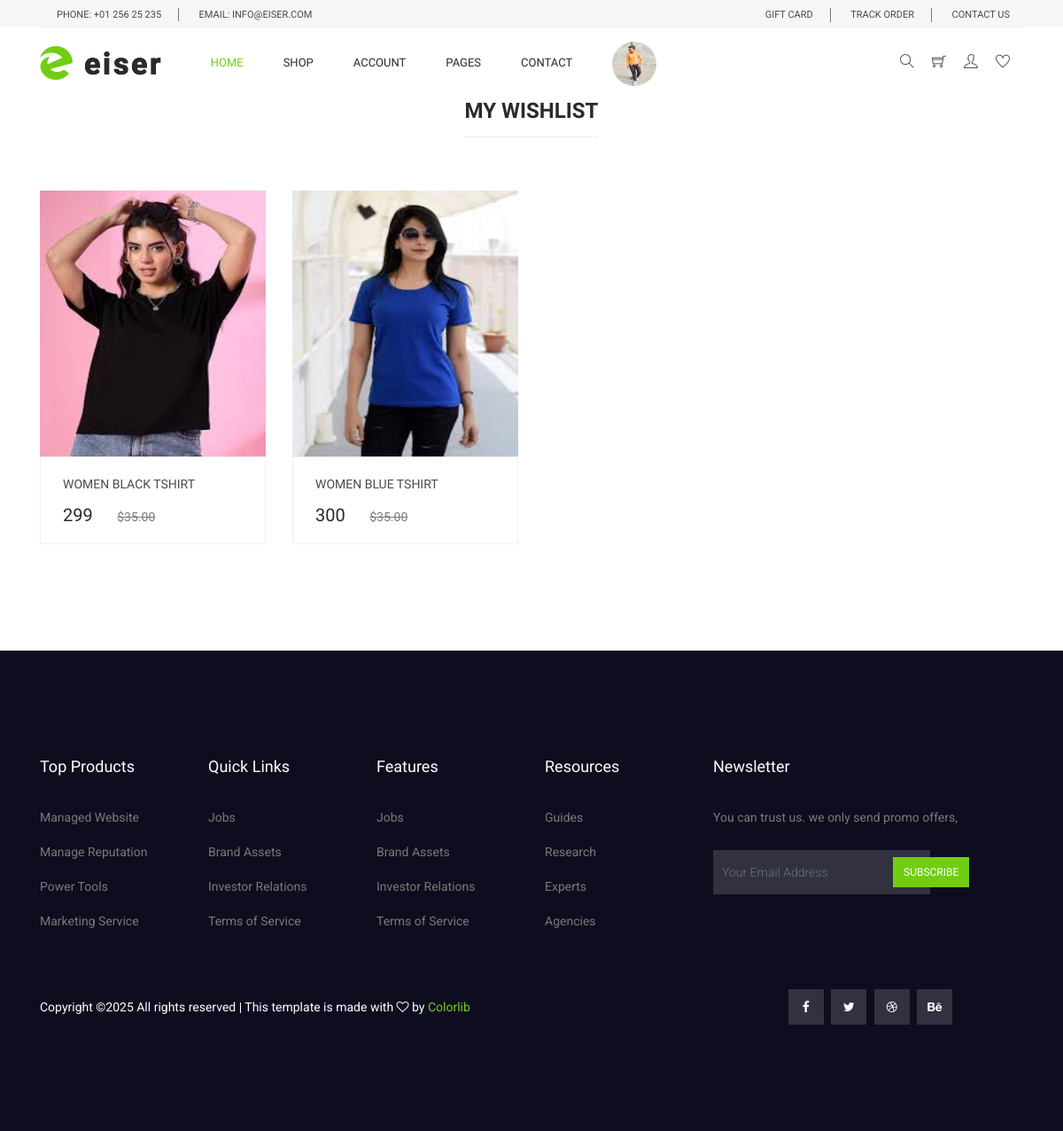
The app's page /wishlist/ (signed in) with its own data.
### myapp/models.py (models this page shows, shortened)
class Wishlist(models.Model):
    user=models.ForeignKey(User,on_delete=models.CASCADE)
    product=models.ForeignKey(Product,on_delete=models.CASCADE)
    time=models.DateTimeField(default=timezone.now)

class Product(models.Model):
        category=(
            ("Men","Men"),
            ("Women","Women"),
            ("Kids","Kids"),
            ("Accessories","Accessories"),
        )
        seller=models.ForeignKey(User,on_delete=models.CASCADE)
        product_category=models.CharField(max_length=100,choices=category)
        product_name=models.CharField(max_length=100)
        product_price=models.PositiveIntegerField()
        product_desc=models.TextField()
        product_image=models.ImageField(upload_to="product_image/")

### myapp/views.py (the view)
# urls.py: path('wishlist/',views.wishlist,name='wishlist'),
def wishlist(request):
    user=User.objects.get(email=request.session['email'])
    wishlists=Wishlist.objects.filter(user=user)
    request.session['wishlist_count']=len(wishlists)
    return render(request, 'wishlist.html',{'wishlists':wishlists})

### myapp/templates/wishlist.html (shortened to what this page needs)
{% extends 'header.html'%}
{% load static %}
{% block content %}
<!DOCTYPE html>
<html lang="en">
<head>
</head>
<body>
  <section class="inspired_product_area section_gap_bottom_custom">
    <div class="container">
      <div class="row justify-content-center">
        <div class="col-lg-12">
          <div class="main_title">
            <h2><span>My wishlist</span></h2>
          </div>
        </div>
      </div>
      <div class="row">
        {% if wishlists %}
        {% for i in wishlists %}
        <div class="col-lg-3 col-md-6">
          <div class="single-product">
            <div class="product-img">
              <img class="img-fluid w-100" src="{{i.product.product_image.url}}" alt=""style="width: 300px;height:300px;" />
            </div>
            <div class="product-btm">
              <a href="#" class="d-block">
                <h4>{{i.product.product_name}}</h4>
              </a>
              <div class="mt-3">
                <span class="mr-4">{{i.product.product_price}}</span>
                <del>$35.00</del>
              </div>
            </div>
          </div>
        </div>
        {% endfor %}
        {% else %}
           <h1> No product In wishlist </h1>
        {% endif %}
      </div>
    </div>
  </section>
</body>
</html>
{% endblock %}

### myapp/static/css/style.css (style rules this page uses)
body { line-height:24px;font-size:14px;font-family:"Roboto",sans-serif;font-weight:normal;color:#797979 }
h1,h2,h3,h4,h5,h6 { font-family:"Heebo",sans-serif;color:#2a2a2a;font-weight:500 }
del { color:#797979;font-size:14px;font-weight:300;font-family:"Heebo",sans-serif }
a { text-decoration:none;transition:all 0.3s ease-in-out }
.section_gap_bottom_custom { padding-bottom:70px }
.main_title { text-align:center;margin-bottom:75px }
.main_title h2 { font-size:24px;color:#2a2a2a;margin-bottom:30px;font-weight:700;text-transform:uppercase }
.main_title h2 span { position:relative;display:inline-block }
.main_title h2 span:after { content:'';position:absolute;left:0px;bottom:-15px;width:100%;height:1px;background:#ebedee }
h2 { font-size:30px }
h4 { font-size:18px }
.single-product { text-align:center;margin-bottom:50px }
.single-product .product-img { position:relative;overflow:hidden }
.single-product .product-btm { padding:22px 25px 18px;border:1px solid #f0f2f1;text-align:left }
.single-product .product-btm h4 { color:#4a4a4a;font-size:14px;font-weight:400;text-transform:uppercase;margin-bottom:0px;transition:all 300ms linear 0s }
.single-product .product-btm span { font-family:"Heebo",sans-serif;font-size:20px;font-weight:500;line-height:16px;color:#2a2a2a }

### records on screen
Wishlist: product.product_image (picture), product.product_name "WOMEN BLACK TSHIRT", product.product_price "299"
Wishlist: product.product_image (picture), product.product_name "WOMEN BLUE TSHIRT", product.product_price "300"
